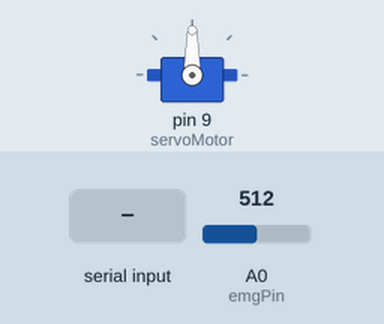
This sketch was run on a simulated Arduino Uno, built with avr-gcc and run on an emulated ATmega328P. Shown: servo. The test bench sets the inputs (shaded band); at power-on: A0 (emgPin) = 512. What the sketch prints to the serial monitor is not drawn.

Above: at 1.2 s.
1.3 s: byte 30 received over Serial
At 2.5 s:
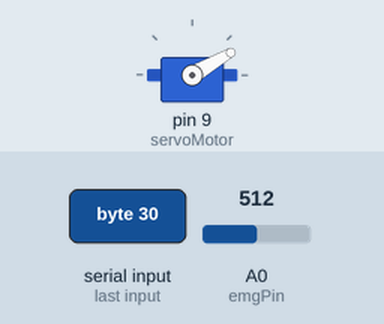
2.8 s: byte 120 received over Serial
At 3.4 s:
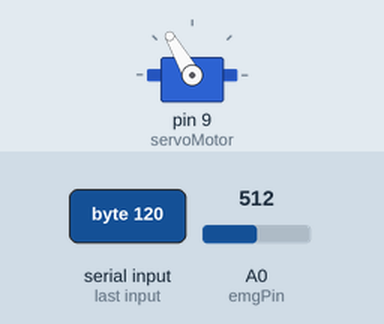
Timing chart, 0 to 5.8 s (numbered marks = the images above; inputs shaded):
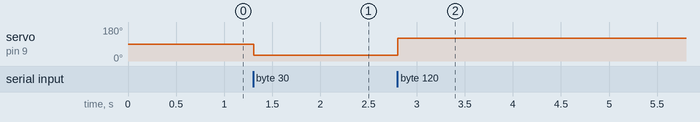

The sketch:

Arduino.ino
```cpp
#include <Servo.h>

Servo servoMotor;
int emgPin = A0;
int emgValue = 0;
int motorCommand = 0;

void setup() {
  servoMotor.attach(9);
  Serial.begin(9600);
}

void loop() {
  emgValue = analogRead(emgPin);
  Serial.println(emgValue);

  if (Serial.available() > 0) {
    motorCommand = Serial.read();
    servoMotor.write(motorCommand);
  }

  delay(10);
}
```

Measured:
- after the input at 1.3 s, servo on pin 9 (servoMotor): 90° → 30° at once
- after the input at 2.8 s, servo on pin 9 (servoMotor): 30° → 120° at once
